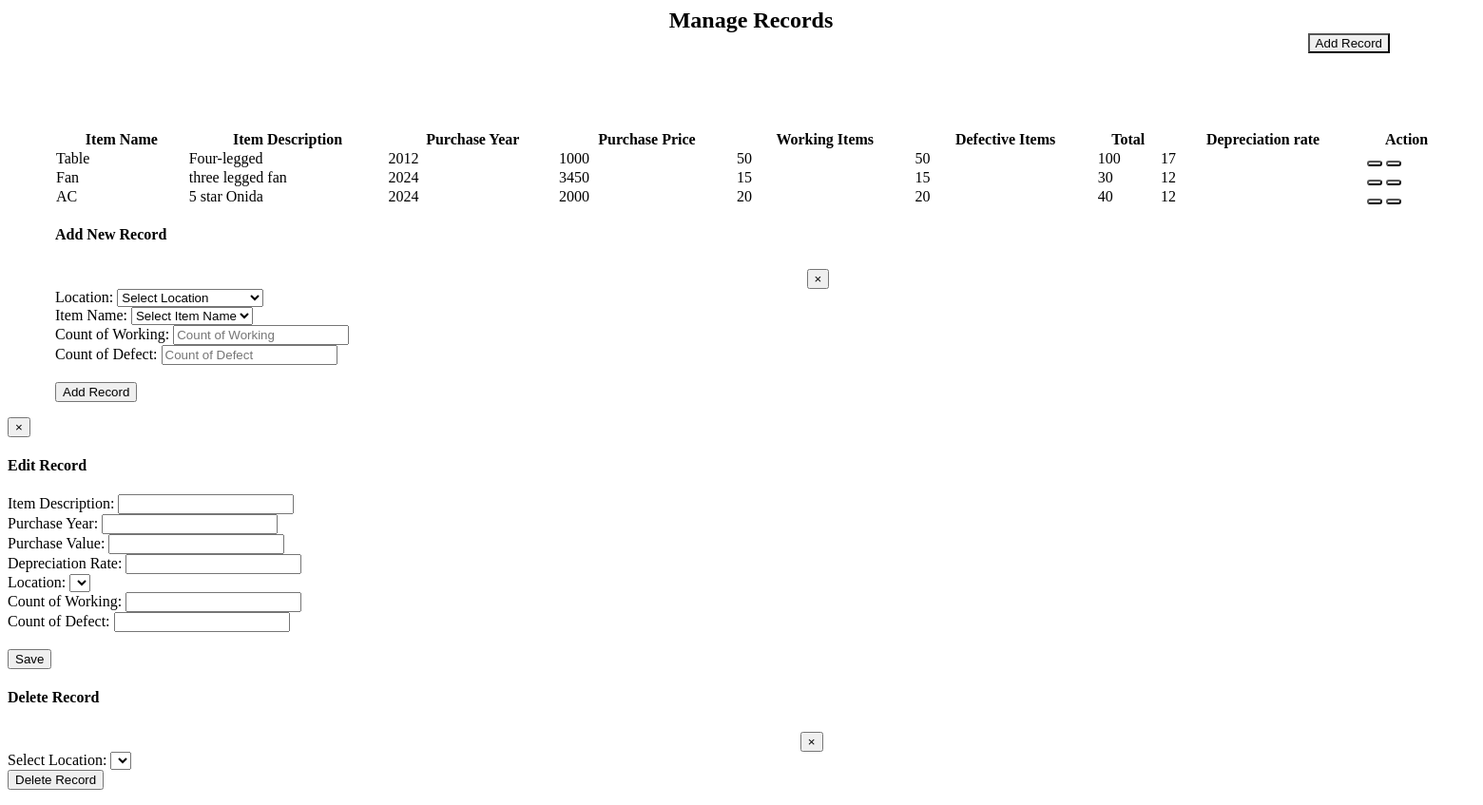
Page /manage-records.php on the earlier database version.
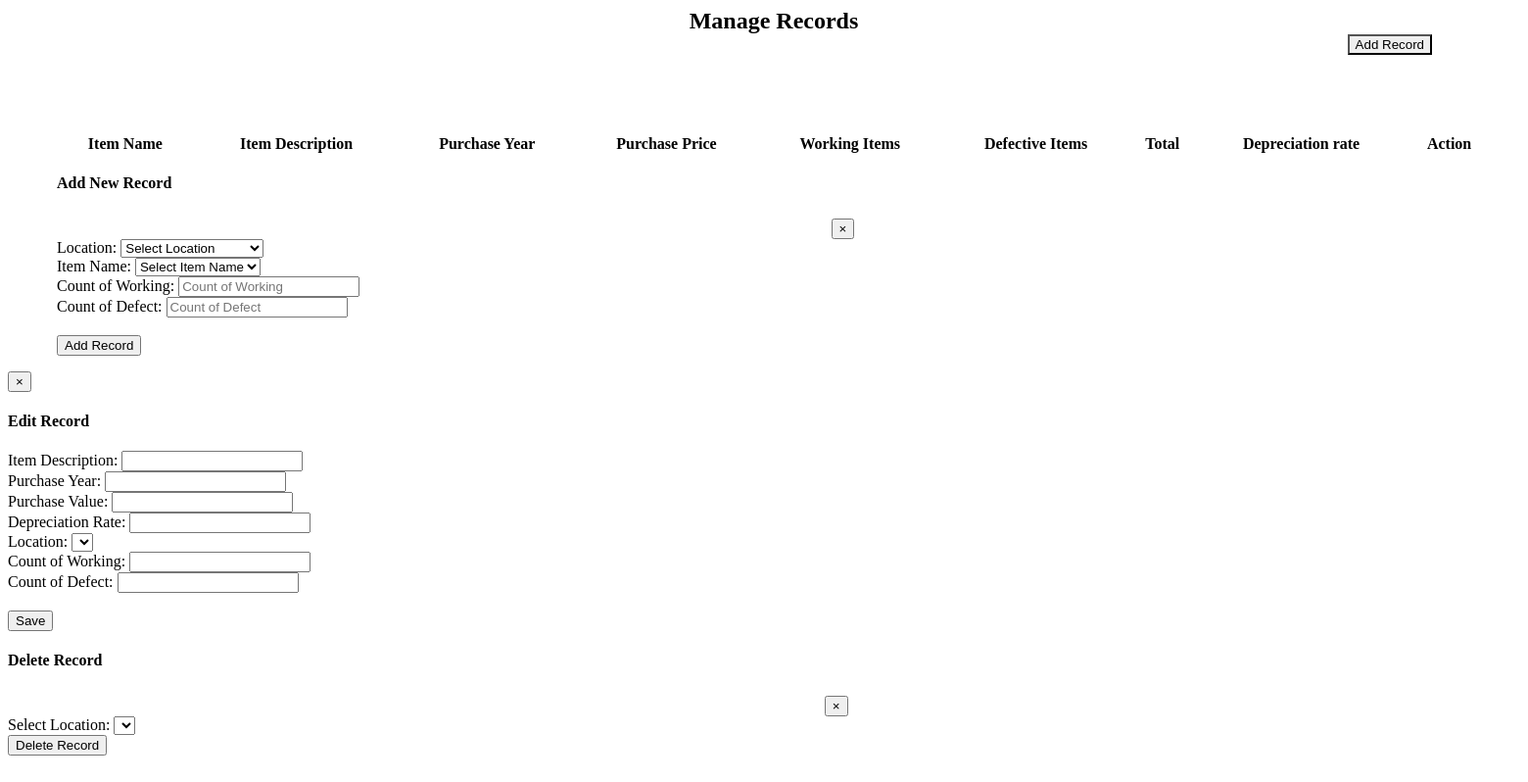
Same page on the later database version.
### tables this page shows
CREATE TABLE `items` (
  `item_id` int(11) NOT NULL,
  `item_name` varchar(20) NOT NULL,
  `item_description` varchar(50) NOT NULL,
  `item_purchase_price` decimal(10,0) NOT NULL,
  `item_purchase_year` year(4) NOT NULL,
  `item_depreciation_rate` decimal(10,0) NOT NULL,
  `image` varchar(50) NOT NULL
);

### manage-records.php (the view, shortened to what the changed rows need)
<div class="col-sm-9 col-sm-offset-3 col-lg-10 col-lg-offset-2 main">
	<div class="row">
		<div class="col-lg-12">
			<div class="panel panel-default">
				<div class="panel-heading">
					<div class="panel-body">
						<table class="table table-striped table-bordered table-responsive" cellspacing="0" width="100%"
							id="rooms">
							<thead>
								<tr>
									<th style="text-align: center">Item Name</th>
									<th style="text-align: center">Item Description</th>
									<th style="text-align: center">Purchase Year</th>
									<th style="text-align: center">Purchase Price</th>
									<th style="text-align: center">Working Items</th>
									<th style="text-align: center">Defective Items</th>
									<th style="text-align: center">Total</th>
									<th style="text-align: center">Depreciation rate</th>
									<th style="text-align: center">Action</th>
								</tr>
								<?php
								$query = "SELECT *, calculateTotalCount(item_id) AS count_total, calculateTotalWorkingCount(item_id) AS count_working, calculateTotalDefectCount(item_id) AS count_defect FROM items;";
								$result = mysqli_query($connection, $query);
								while ($row = mysqli_fetch_assoc($result)) { ?>
									<tr>
										<td><?php echo $row['item_name'] ?></td>
										<td><?php echo $row['item_description'] ?></td>
										<td><?php echo $row['item_purchase_year'] ?></td>
										<td><?php echo $row['item_purchase_price'] ?></td>
										<td><?php echo $row['count_working'] ?></td>
										<td><?php echo $row['count_defect'] ?></td>
										<td><?php echo $row['count_total'] ?></td>
										<td><?php echo $row['item_depreciation_rate'] ?></td>
										<td>
											<button title="Edit Record" style="border-radius:60px;" data-toggle="modal"
												data-target="#editRecord" data-id="<?php echo $row['item_id']; ?>"
												id="editRecordButton" class="btn btn-info">
											</button>
											<button title="Delete Record" style="border-radius:60px;" data-toggle="modal"
												data-target="#deleteRecord" data-id="<?php echo $row['item_id']; ?>"
												id="deleteRecordButton" class="btn btn-danger">
											</button>
										</td>
									</tr>
								<?php } ?>
						</table>
					</div>
				</div>
			</div>
		</div>
	</div>
</div>

Differences in the rows shown:
removed items: item_name "Table", item_description "Four-legged", item_purchase_year "2012", item_purchase_price "1000", count_working "50", count_defect "50", count_total "100", item_depreciation_rate "17"
removed items: item_name "Fan", item_description "three legged fan", item_purchase_year "2024", item_purchase_price "3450", count_working "15", count_defect "15", count_total "30", item_depreciation_rate "12"
removed items: item_name "AC", item_description "5 star Onida", item_purchase_year "2024", item_purchase_price "2000", count_working "20", count_defect "20", count_total "40", item_depreciation_rate "12"
